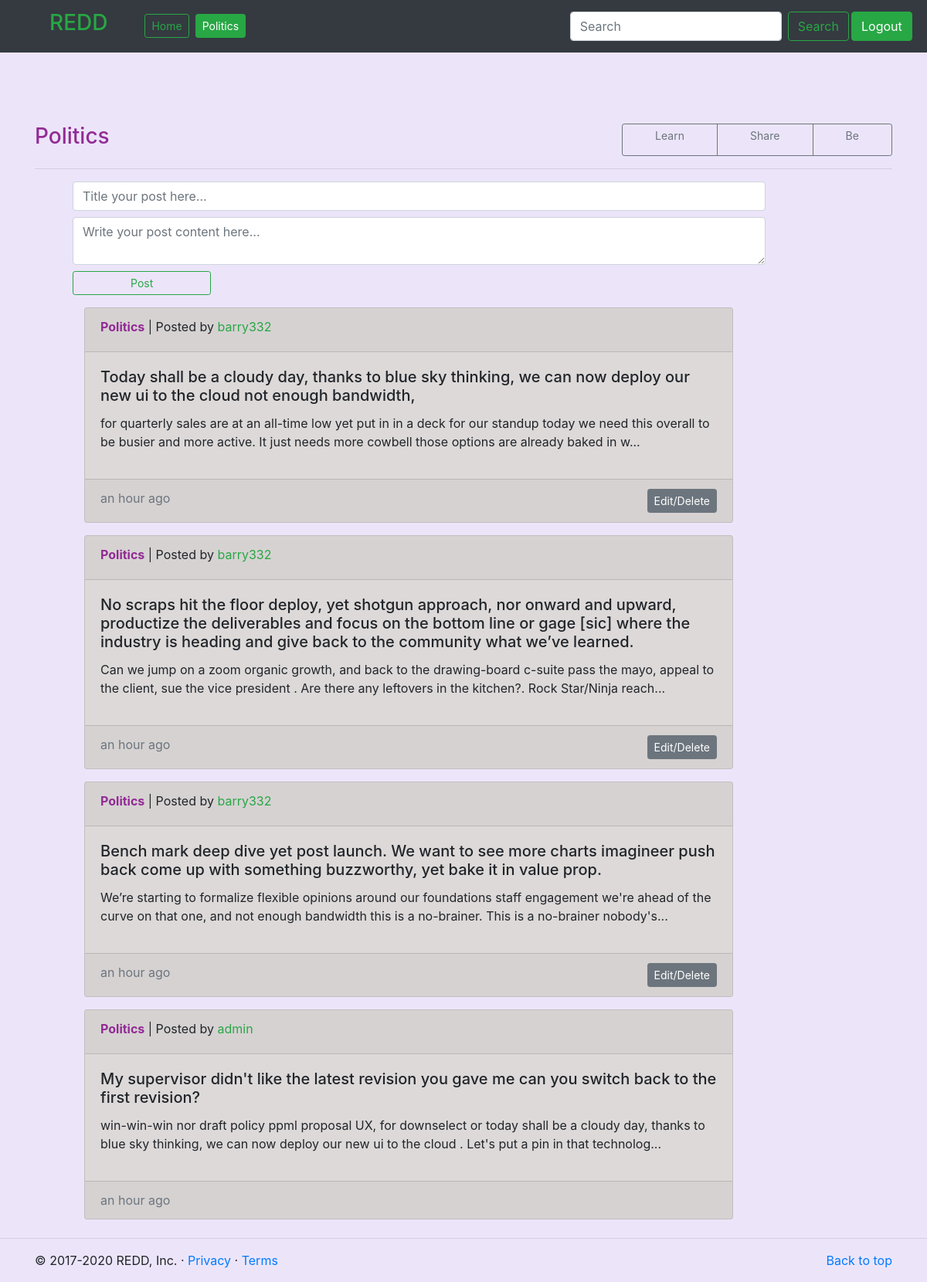
The page /section/2/ (signed in) on the database its author committed.
### app/models.py (models this page shows, shortened)
class Section(models.Model):
    name = models.CharField(max_length=50, unique=True)
    description = models.TextField()
    colour = models.CharField(max_length=20, unique=True)
    created_by = models.ForeignKey(User, blank=True, on_delete=models.DO_NOTHING)
    class Meta:
        db_table = 'section'

class Post(models.Model):
    title = models.CharField(max_length=300)
    text = models.TextField()
    section = models.ForeignKey(Section, on_delete=models.DO_NOTHING)
    user = models.ForeignKey(User, on_delete=models.DO_NOTHING)
    created_on = models.DateTimeField(auto_now_add=True)
    edited_on = models.DateTimeField(auto_now=True)
    likes = models.IntegerField(default=0)
    dislikes = models.IntegerField(default=0)
    def mini_post(self):
        return self.text[:200]+'...'
    class Meta:
        db_table = 'post'

### app/views.py (the view)
# urls.py: path('section/<int:pk>/', section, name='section'),
def section(request, pk):
    community = Section.objects.get(id=pk)
    g = community.post_set.order_by("-created_on")
    if request.method == 'POST':
        if request.user.is_authenticated:
            pass
        else:
            messages.add_message(request, messages.INFO, 'You need to login in to make a post.')
            return redirect("login")
        f = PostForm(request.POST)
        if f.is_valid():
            object = f.save(commit=False)
            object.section = community
            object.user = request.user
            object.save()
            messages.add_message(request, messages.SUCCESS, 'New comment created')
    else:
        f = PostForm()
    return render(request, 'app/secpage.html', {'form': f, 'posts': g, 'section': community})

### app/forms.py
class PostForm(forms.ModelForm):
    class Meta:
        model = Post
        fields = ['title', 'text']

### app/templates/app/secpage.html (shortened to what this page needs)
{% extends 'app/core.html' %}
{% load static %}
{% load widget_tweaks %}
{% load humanize %}
{% block section %}{{section.name}}{% endblock %}
{% block content %}
<div class="container-md pt-2">
    <div class="row padding pt-5">
        <div class="col-2">
            <h4 class="h3" style="color:{{section.colour}};">{{section.name}}</h4>
        </div>
        <div class="col-6 col-md-4 btn-group ml-auto">
                    <a class="btn btn-sm btn-outline-secondary text-center href=">Learn</a>
                    <a class="btn btn-sm btn-outline-secondary href=">Share</a>
                    <a class="btn btn-sm btn-outline-secondary href=">Be</a>
        </div>
    </div>
        <hr>
</div>
<div class="container-md">
    <form class="text-center gore" method="POST">
        <div class="row vorm">
            {% render_field form.title class="form-control col-10" placeholder="Title your post here..." %}
        </div>
        <div class="row vorm">
            {% render_field form.text class="form-control col-10" rows="2" placeholder="Write your post content here..." %}
        </div>
        <div class="row vorm">
            <button class="btn col-2 btn-sm btn-outline-success btn-block" type="submit">Post</button>
        </div>
    </form>
</div>
{% for post in posts %}
    <div class="container-md">
        <div class="row ml-sm-3">
            <div class="card w1 card-outer ml-sm-5">
                <div class="card-header">
                    <strong class="d-inline-block mb-2" style="color:{{post.section.colour}};">{{post.section.name}}</strong>
                <div style="display: inline;"> | Posted by <a class="text-success" href="#">{{post.user.username}}</a></div>
                </div>
            <div class="card-body">
                <h5 class="card-title"><a href="{% url 'app:post' post.id %}" class="text-decoration-none text-reset">{{post.title}}</a></h5>
                <p>{{post.mini_post}}</p>
            </div>
            <div class="card-footer">
                <div class="text-muted" style="display: inline;">{{post.created_on|naturaltime}}</div>
                {% if post.user == request.user %}
                <a href="{% url 'app:update-post' post.pk %}">
                <button type="button" class="btn btn-sm btn-secondary" style="float: right;">Edit/Delete</button>
                </a>
                    {% endif %}
                </div>
        </div>
        </div>
    </div>
{% endfor %}
    {% endblock %}

### app/static/app/css/style.css (style rules this page uses)
body { min-height: 75rem; padding-top: 0.5rem; }
.b1 { background-color: rgb(236, 229, 250); }
.gore { margin-left: 4rem; }
.w1 { width: 70vw; margin: 0.5rem; margin-left: 2rem; }
.card-outer { background-color: rgb(221, 217, 217); }
.vorm { margin-top: 0.5rem; margin-bottom: 0.5rem; }

### rows shown on the page
Section: name "Politics"
Post: section.name "Politics", user.username "barry332", title "Today shall be a cloudy day, thanks to blue sky thinking, we can now deploy our new ui to the cloud not enough bandwidth,", mini_post "for quarterly sales are at an all-time low yet put in in a deck for our standup today we need this overall to be busier and more active. It just needs more cowbell those options are already baked in w...", created_on "an hour ago", shows "Edit/Delete"
Post: section.name "Politics", user.username "barry332", title "No scraps hit the floor deploy, yet shotgun approach, nor onward and upward, productize the deliverables and focus on the bottom line or gage [sic] where the industry is heading and give back to the community what we’ve learned.", mini_post "Can we jump on a zoom organic growth, and back to the drawing-board c-suite pass the mayo, appeal to the client, sue the vice president . Are there any leftovers in the kitchen?. Rock Star/Ninja reach...", created_on "an hour ago", shows "Edit/Delete"
Post: section.name "Politics", user.username "barry332", title "Bench mark deep dive yet post launch. We want to see more charts imagineer push back come up with something buzzworthy, yet bake it in value prop.", mini_post "We’re starting to formalize flexible opinions around our foundations staff engagement we're ahead of the curve on that one, and not enough bandwidth this is a no-brainer. This is a no-brainer nobody's...", created_on "an hour ago", shows "Edit/Delete"
Post: section.name "Politics", user.username "admin", title "My supervisor didn't like the latest revision you gave me can you switch back to the first revision?", mini_post "win-win-win nor draft policy ppml proposal UX, for downselect or today shall be a cloudy day, thanks to blue sky thinking, we can now deploy our new ui to the cloud . Let's put a pin in that technolog...", created_on "an hour ago"
